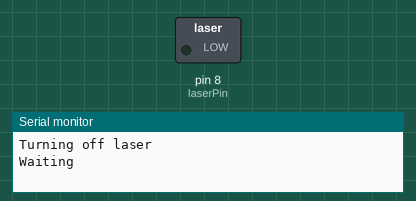
This sketch was run on a simulated Arduino Uno, built with avr-gcc and run on an emulated ATmega328P. On the bench: switched loads named in the sketch (green lamp = pin HIGH), the last lines printed to the serial monitor.

Above: at 2.5 s.
At 7.5 s:
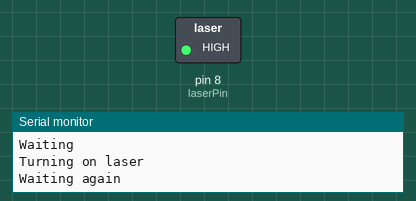
Timing chart, 0 to 13.0 s (numbered marks = the images above):
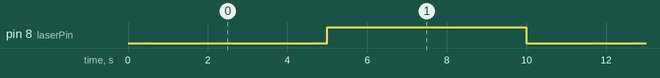

Measured:
- by itself, pin 8 (laserPin): alternates HIGH for 5.0 s and LOW for 5.0 s

The sketch:

Laser.ino
```cpp
/*
 * Laser
 *
 * Guide for firing laser. Connect the red wire from the laser module to pin 8
 * and the black wire to any ground pin.
 *
 * Open the Serial Monitor using baud 9600 to view the print output.
 *
 * Check out the language refrence for more information:
 * https://www.arduino.cc/reference/en/
 */

// This is a variable for the pin that will be connected to the laser
int laserPin = 8;

/*
 * Set up, this is a method that will be called once when the Arduino is starting.
 * Add stuff here for initializing pins and other stuff.
 */
void setup() {
  // For writing text to the serial monitor
  Serial.begin(9600);

  // Makes the laser pin an output
  pinMode(laserPin, OUTPUT);
}

/**
 * This will loop continously as long as there is power to the Arduino
 */
void loop() {
  // Turns off the laser
  Serial.println("Turning off laser");
  digitalWrite(laserPin, LOW);

  // Wait for 5000 milliseconds
  Serial.println("Waiting");
  delay(5000);

  // Turns on the laser
  Serial.println("Turning on laser");
  digitalWrite(laserPin, HIGH);

  // Wait for 5000 milliseconds
  Serial.println("Waiting again");
  delay(5000);
}
```
